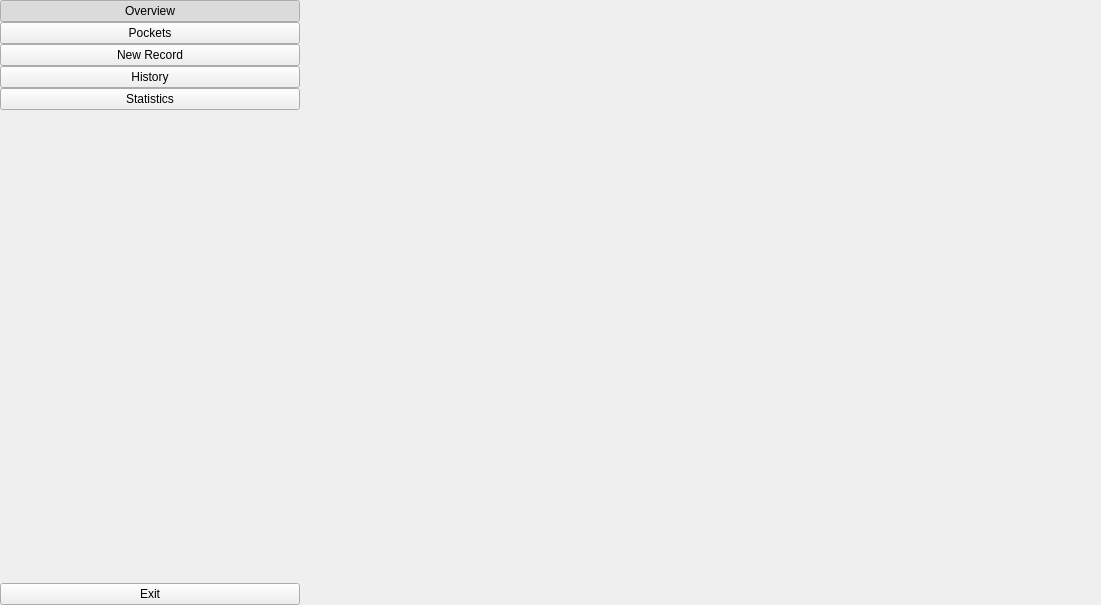
<?xml version="1.0" encoding="UTF-8"?>
<ui version="4.0">
 <class>ContentWidget</class>
 <widget class="QWidget" name="ContentWidget">
  <property name="geometry">
   <rect>
    <x>0</x>
    <y>0</y>
    <width>1101</width>
    <height>605</height>
   </rect>
  </property>
  <property name="windowTitle">
   <string>Form</string>
  </property>
  <layout class="QHBoxLayout" name="horizontalLayout">
   <property name="leftMargin">
    <number>0</number>
   </property>
   <property name="topMargin">
    <number>0</number>
   </property>
   <property name="rightMargin">
    <number>0</number>
   </property>
   <property name="bottomMargin">
    <number>0</number>
   </property>
   <item>
    <widget class="QWidget" name="m_controlMenu_widget" native="true">
     <property name="sizePolicy">
      <sizepolicy hsizetype="Fixed" vsizetype="Preferred">
       <horstretch>0</horstretch>
       <verstretch>0</verstretch>
      </sizepolicy>
     </property>
     <property name="minimumSize">
      <size>
       <width>300</width>
       <height>0</height>
      </size>
     </property>
     <property name="type" stdset="0">
      <string>controlWidget</string>
     </property>
     <layout class="QVBoxLayout" name="verticalLayout">
      <property name="spacing">
       <number>0</number>
      </property>
      <property name="leftMargin">
       <number>0</number>
      </property>
      <property name="topMargin">
       <number>0</number>
      </property>
      <property name="rightMargin">
       <number>0</number>
      </property>
      <property name="bottomMargin">
       <number>0</number>
      </property>
      <item>
       <widget class="QPushButton" name="m_overview_btn">
        <property name="text">
         <string>Overview</string>
        </property>
        <property name="checkable">
         <bool>true</bool>
        </property>
        <property name="checked">
         <bool>true</bool>
        </property>
        <property name="type" stdset="0">
         <string>controlButton</string>
        </property>
       </widget>
      </item>
      <item>
       <widget class="QPushButton" name="m_pockets_btn">
        <property name="text">
         <string>Pockets</string>
        </property>
        <property name="checkable">
         <bool>true</bool>
        </property>
        <property name="type" stdset="0">
         <string>controlButton</string>
        </property>
       </widget>
      </item>
      <item>
       <widget class="QPushButton" name="m_newRecord_btn">
        <property name="text">
         <string>New Record</string>
        </property>
        <property name="checkable">
         <bool>true</bool>
        </property>
        <property name="type" stdset="0">
         <string>controlButton</string>
        </property>
       </widget>
      </item>
      <item>
       <widget class="QPushButton" name="m_history_btn">
        <property name="text">
         <string>History</string>
        </property>
        <property name="checkable">
         <bool>true</bool>
        </property>
        <property name="type" stdset="0">
         <string>controlButton</string>
        </property>
       </widget>
      </item>
      <item>
       <widget class="QPushButton" name="m_statistics_btn">
        <property name="text">
         <string>Statistics</string>
        </property>
        <property name="checkable">
         <bool>true</bool>
        </property>
        <property name="type" stdset="0">
         <string>controlButton</string>
        </property>
       </widget>
      </item>
      <item>
       <spacer name="verticalSpacer">
        <property name="orientation">
         <enum>Qt::Vertical</enum>
        </property>
        <property name="sizeHint" stdset="0">
         <size>
          <width>20</width>
          <height>40</height>
         </size>
        </property>
       </spacer>
      </item>
      <item>
       <widget class="QPushButton" name="m_exit_btn">
        <property name="text">
         <string>Exit</string>
        </property>
        <property name="type" stdset="0">
         <string>controlButton</string>
        </property>
       </widget>
      </item>
     </layout>
    </widget>
   </item>
   <item>
    <widget class="QScrollArea" name="scrollArea">
     <property name="frameShape">
      <enum>QFrame::NoFrame</enum>
     </property>
     <property name="widgetResizable">
      <bool>true</bool>
     </property>
     <widget class="QWidget" name="m_container_widget">
      <property name="geometry">
       <rect>
        <x>0</x>
        <y>0</y>
        <width>795</width>
        <height>605</height>
       </rect>
      </property>
      <layout class="QGridLayout" name="m_container_layout"/>
     </widget>
    </widget>
   </item>
  </layout>
 </widget>
 <resources/>
 <connections/>
</ui>
